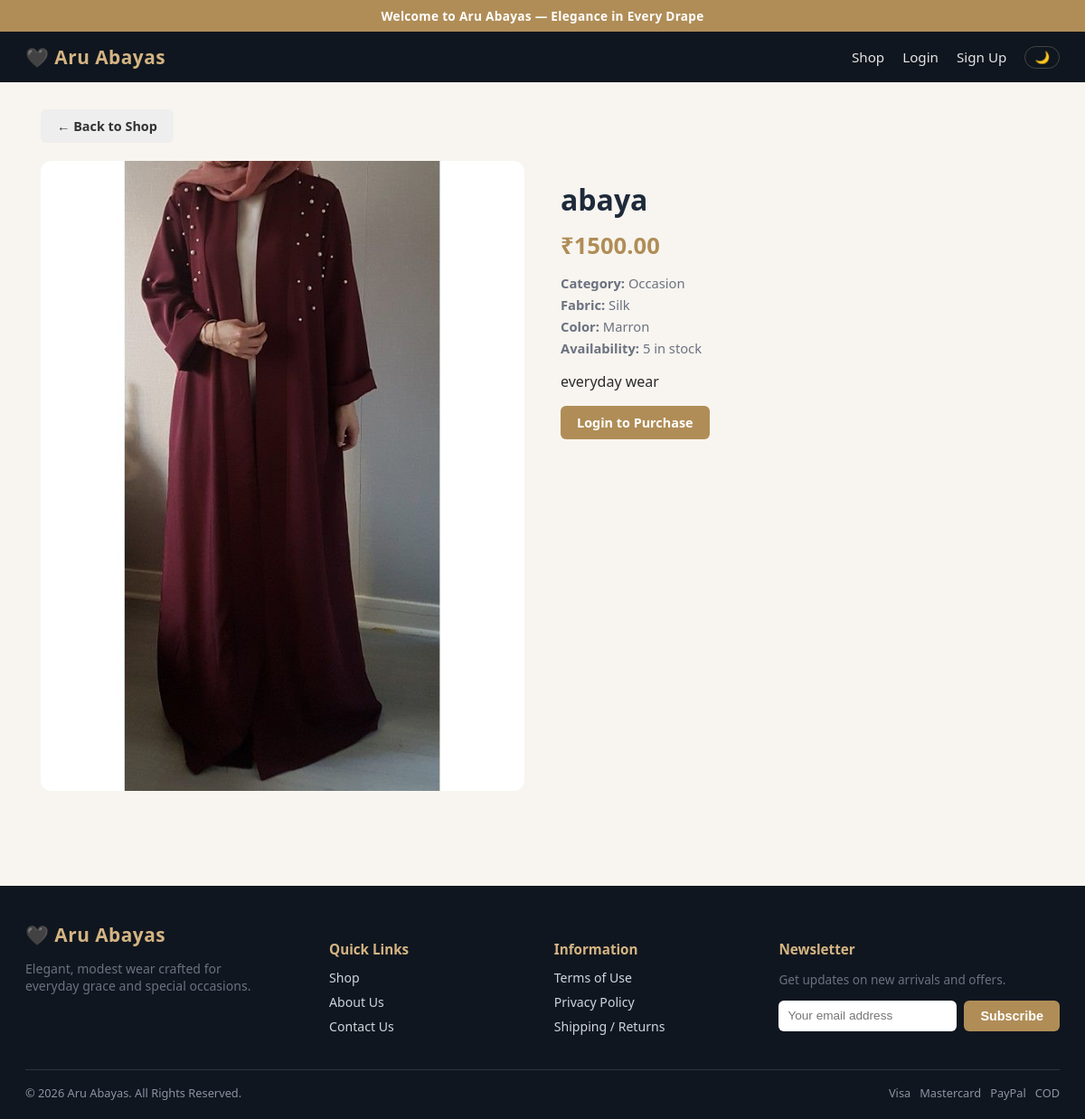
The app's page /product/2 with its own data.
### models.py (models this page shows, shortened)
class Product(db.Model):
    id = db.Column(db.Integer, primary_key=True)
    name = db.Column(db.String(200), nullable=False)
    description = db.Column(db.Text)
    price = db.Column(db.Float, nullable=False)
    category = db.Column(db.String(100))  # e.g. Everyday, Occasion, Embroidered, Open Abaya
    fabric = db.Column(db.String(100))
    color = db.Column(db.String(50))
    sizes = db.Column(db.String(100))  # comma-separated e.g. "S,M,L,XL"
    stock = db.Column(db.Integer, default=0)
    image_filename = db.Column(db.String(255))
    is_active = db.Column(db.Boolean, default=True)
    is_new_arrival = db.Column(db.Boolean, default=False)
    created_at = db.Column(db.DateTime, default=datetime.utcnow)
    order_items = db.relationship('OrderItem', backref='product', lazy=True)
    @property
    def in_stock(self):
        return self.stock > 0

### app.py (the view)
@app.route('/product/<int:product_id>')
def product_detail(product_id):
    product = Product.query.get_or_404(product_id)
    return render_template('product_detail.html', product=product)

### templates/product_detail.html (shortened to what this page needs)
{% extends 'base.html' %}
{% block content %}
    <a href="{{ url_for('storefront') }}" class="btn btn-secondary" style="margin-bottom:20px;">&larr; Back to Shop</a>
    <div class="product-detail">
        <div>
            {% if product.image_filename %}
                <img src="{{ url_for('static', filename='uploads/' + product.image_filename) }}" alt="{{ product.name }}">
            {% else %}
                <div class="no-image">No Image</div>
            {% endif %}
        </div>
        <div>
            <h1>{{ product.name }}</h1>
            <div class="price-tag">₹{{ '%.2f'|format(product.price) }}</div>
            <div class="product-meta">
                {% if product.category %}<span><strong>Category:</strong> {{ product.category }}</span>{% endif %}
                {% if product.fabric %}<span><strong>Fabric:</strong> {{ product.fabric }}</span>{% endif %}
                {% if product.color %}<span><strong>Color:</strong> {{ product.color }}</span>{% endif %}
                <span><strong>Availability:</strong>
                    {% if product.in_stock %}{{ product.stock }} in stock{% else %}<span class="text-danger">Out of stock</span>{% endif %}
                </span>
            </div>
            {% if product.description %}
            <p>{{ product.description }}</p>
            {% endif %}
            {% if product.in_stock %}
                {% if current_user.is_authenticated %}
                <form method="post" action="{{ url_for('add_to_cart', product_id=product.id) }}" class="form" style="max-width:300px;">
                    {% if product.size_list %}
                    <label>Size
                        <select name="size" required>
                            {% for size in product.size_list %}
                            <option value="{{ size }}">{{ size }}</option>
                            {% endfor %}
                        </select>
                    </label>
                    {% endif %}
                    <label>Quantity
                        <input type="number" name="quantity" min="1" max="{{ product.stock }}" value="1" required>
                    </label>
                    <button type="submit" class="btn btn-gold btn-block">Add to Cart</button>
                </form>
                {% else %}
                <a href="{{ url_for('login', next=request.path) }}" class="btn btn-gold">Login to Purchase</a>
                {% endif %}
            {% endif %}
        </div>
    </div>
{% endblock %}

### static/style.css (style rules this page uses)
:root { --navy: #1e2a3a; --navy-dark: #10161f; --gold: #b08d57; --gold-light: #d4b483; --cream: #f8f5f0; --text-muted: #6b7280; --danger: #c0392b; --success: #2e7d4f; --border: #e6e2da; --bg: var(--cream); --card-bg: #ffffff; --text: #2a2a2a; }
* { box-sizing: border-box; }
body { margin: 0; font-family: 'Segoe UI', system-ui, sans-serif; background: var(--bg); color: var(--text); }
h1 { font-weight: 700; margin-bottom: 6px; color: var(--navy); }
.btn { display: inline-block; padding: 9px 18px; border-radius: 6px; border: none; cursor: pointer; text-decoration: none; font-size: 0.9rem; font-weight: 600; text-align: center; }
.btn-secondary { background: #eee; color: #333; }
.btn-gold { background: var(--gold); color: #fff; }
.product-detail { display: grid; grid-template-columns: 1fr 1fr; gap: 40px; }
.product-detail img { width: 100%; border-radius: 12px; }
.product-meta { color: var(--text-muted); margin: 14px 0; font-size: 0.92rem; }
.product-meta span { display: block; margin-bottom: 4px; }
.price-tag { font-size: 1.6rem; font-weight: 800; color: var(--gold); margin: 12px 0; }

### records on screen
Product: image_filename (picture), name "abaya", price "1500.00", category "Occasion", fabric "Silk", color "Marron", stock "5", description "everyday wear"
